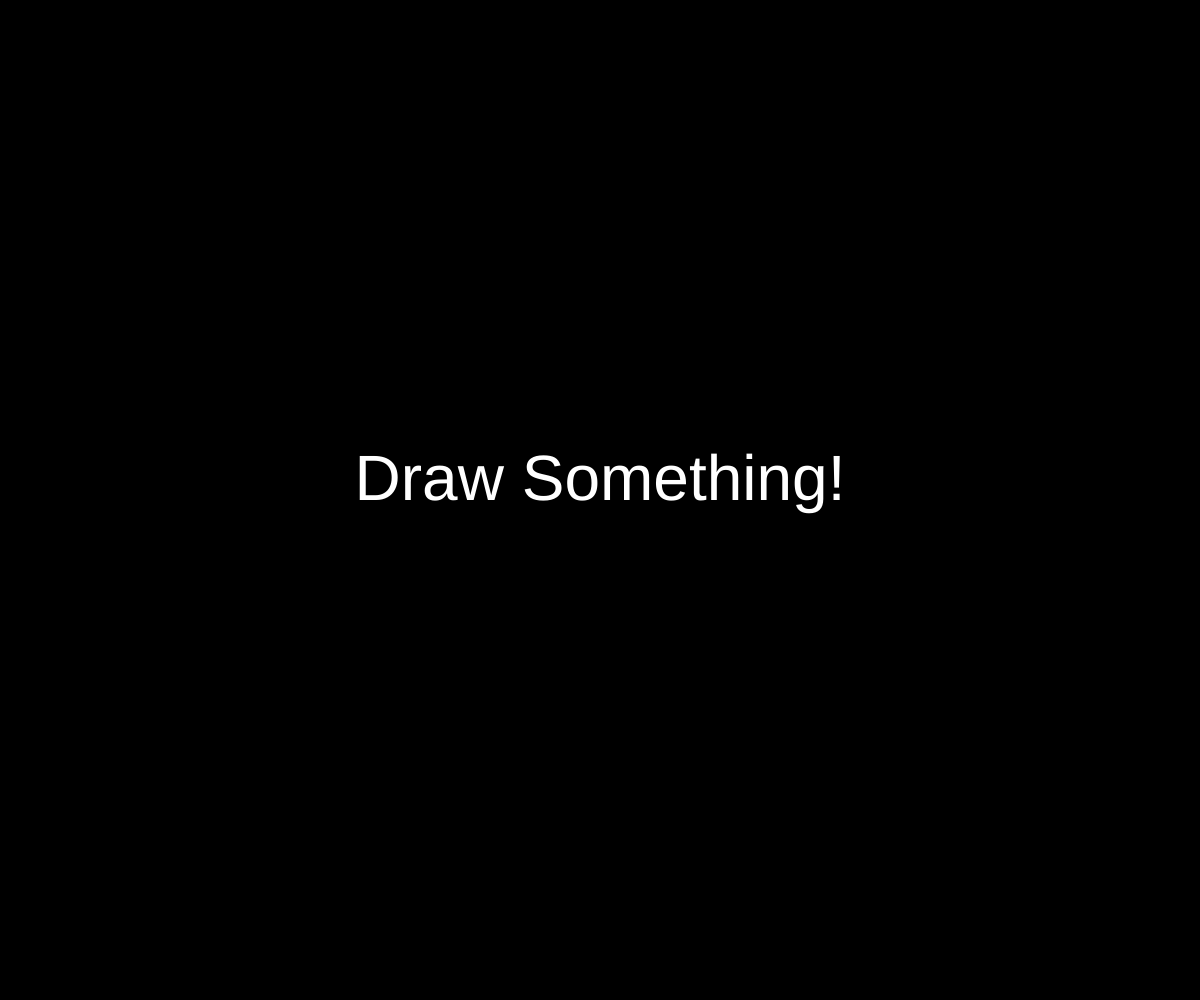
Frame 1 (no input)
Frame 60 (no input): identical to frame 1, image omitted
Frame 120 (the mouse pressed at the canvas centre since frame 60): blank canvas, image omitted

The p5.js sketch that drew this single still picture (run headless with seeded random() and noise() and a simulated clock; from frame 60 on, the mouse is pressed at the canvas centre):

// p5.js sketch
// ── sketch.js

const USER = 0;
const FOURIER = 1;

let x = [];
let fourierX;
let time = 0;
let path = [];
let drawing = [];
let state = -1;

function mousePressed() {
  state = USER;
  drawing = [];
  x = [];
  time = 0;
  path = [];
}

function mouseReleased() {
  state = FOURIER;
  const skip = 1;
  for (let i = 0; i < drawing.length; i += skip) {
    x.push(new Complex(drawing[i].x, drawing[i].y));
  }
  fourierX = dft(x);

  fourierX.sort((a, b) => b.amp - a.amp);
}

function setup() {
  createCanvas(windowWidth, windowHeight);
  background(0);
  fill(255);
  textAlign(CENTER);
  textSize(64);
  text("Draw Something!", width/2, height/2);
}

function epicycles(x, y, rotation, fourier) {
  for (let i = 0; i < fourier.length; i++) {
    let prevx = x;
    let prevy = y;
    let freq = fourier[i].freq;
    let radius = fourier[i].amp;
    let phase = fourier[i].phase;
    x += radius * cos(freq * time + phase + rotation);
    y += radius * sin(freq * time + phase + rotation);

    stroke(255, 100);
    noFill();
    ellipse(prevx, prevy, radius * 2);
    stroke(255);
    line(prevx, prevy, x, y);
  }
  return createVector(x, y);
}

function draw() {

  if (state == USER) {
  background(0);
    let point = createVector(mouseX - width / 2, mouseY - height / 2);
    drawing.push(point);
    stroke(255);
    noFill();
    beginShape();
    for (let v of drawing) {
      vertex(v.x + width / 2, v.y + height / 2);
    }
    endShape();
  } else if (state == FOURIER) {
  background(0);
    let v = epicycles(width / 2, height / 2, 0, fourierX);
    path.unshift(v);
    beginShape();
    noFill();
    strokeWeight(2);
    stroke(255, 0, 255);
    for (let i = 0; i < path.length; i++) {
      vertex(path[i].x, path[i].y);
    }
    endShape();

    const dt = TWO_PI / fourierX.length;
    time += dt;

    if (time > TWO_PI) {
      time = 0;
      path = [];
    }
  }

}
